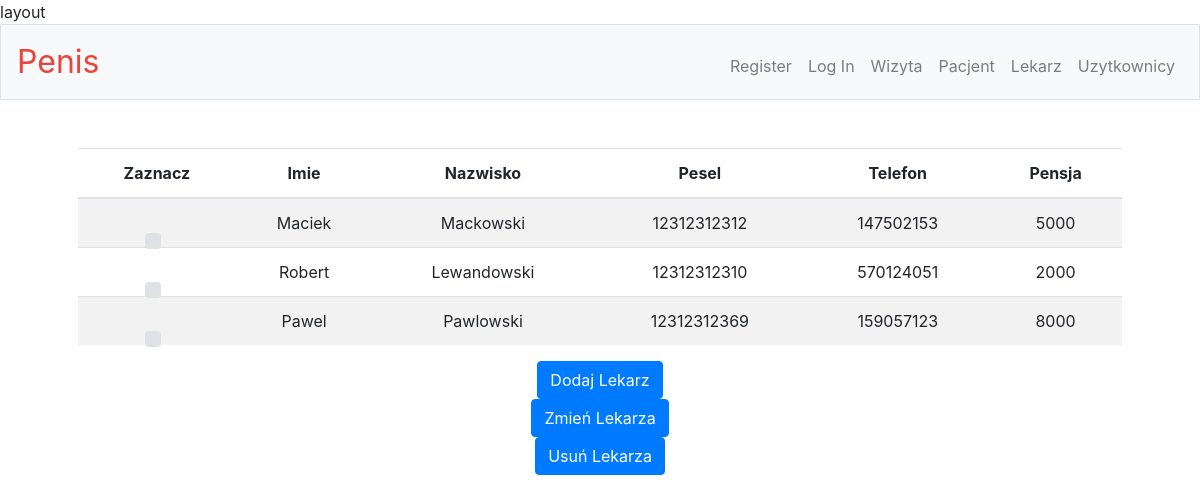
The page /lekarz on the database as committed earlier.
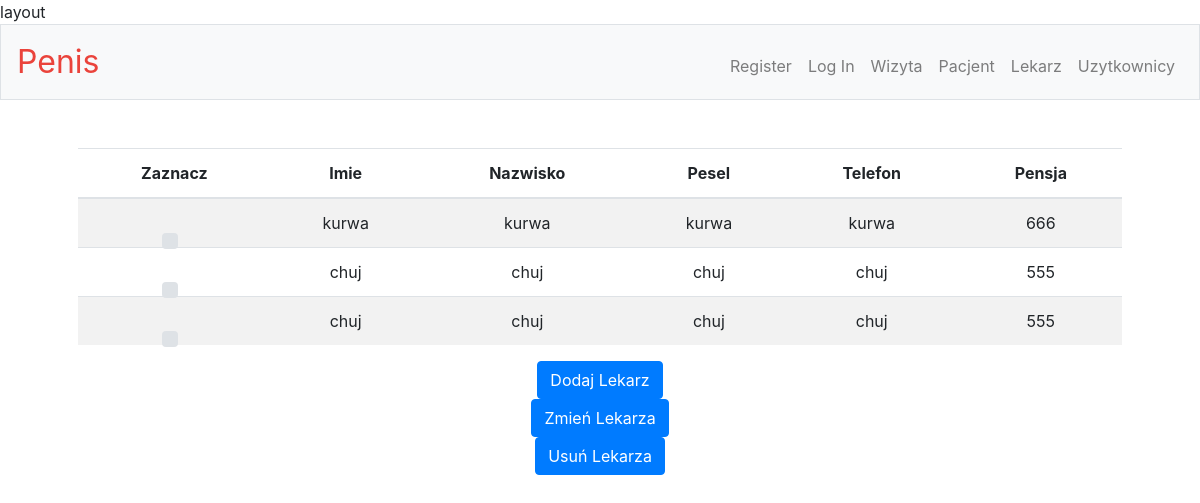
The same page on the database as committed later.
### tables this page shows
CREATE TABLE Lekarz(id integer PRIMARY KEY AUTOINCREMENT, Name TEXT, Surname TEXT, Pesel TEXT, Telefon TEXT, Salary integer,  Users_id INTEGER NOT NULL, FOREIGN KEY (Users_id) REFERENCES Users (id));

### app.py (the view)
@app.route('/lekarz', methods=['GET', 'POST'])
def lekarz():
    if request.method == "GET":
        con = sqlite3.connect("db.db")
        cur = con.cursor()
        columns = ["Imie", "Nazwisko", "Pesel", "Telefon", "Pensja"]
        cur.execute(
            "select Name, Surname, Pesel, Telefon, Salary from Lekarz")
        rows = cur.fetchall()
        return render_template("lekarz.html", columns=columns, rows=rows)

### templates/lekarz.html (shortened to what this page needs)
{% extends "layout.html" %}
{% block main %}
    <table class="table table-striped">
        <thead class>
        <tr>
            <th scope="col">Zaznacz</th>
            {% for column in columns %}
                <th scope="col">{{ column }}</th>
            {% endfor %}
        </tr>
        </thead>
        <tbody>
        {% for row in rows %}
            <tr>
                <td>
                    <div class="custom-control custom-checkbox">
                    </div>
                </td>
                {% for value in row %}
                    <td>{{ value }}</td>
                {% endfor %}
            </tr>
        {% endfor %}
        </tbody>
    </table>
    <form method="get" action="/lekarz_create">
        <button class="btn btn-primary" type="submit">Dodaj Lekarz</button>
    </form>
    <form method="get" action="/lekarz_update">
           <button name="id" value="" onclick="getValue()" id="update" class="btn btn-primary" type="submit">Zmień Lekarza</button>
    </form>
        <form method="get" action="/lekarz_delete">
           <button name="id" value="" onclick="getValue()" id="delete" class="btn btn-primary" type="submit">Usuń Lekarza</button>
    </form>
{% endblock %}

### templates/layout.html (shortened to what this page needs)
<!DOCTYPE html>
<html lang="en">
    <head>
        <link href="https://maxcdn.bootstrapcdn.com/bootstrap/4.1.3/css/bootstrap.min.css" rel="stylesheet">
        <link href="/static/styles.css" rel="stylesheet">
    </head>layout
    <body>
        <nav class="navbar navbar-expand-md navbar-light bg-light border">
            <a class="navbar-brand" href="/"><span class="red">Penis</span></a>
            <div class="collapse navbar-collapse" id="navbar">
                    <ul class="navbar-nav mr-auto mt-2">
                        <li class="nav-item"><a class="nav-link" href="/wizyta">Wizyta</a></li>
                        <li class="nav-item"><a class="nav-link" href="/pacjent">Pacjent</a></li>
                        <li class="nav-item"><a class="nav-link" href="/lekarz">Lekarz</a></li>
                        <li class="nav-item"><a class="nav-link" href="/uzytkownicy">Uzytkownicy</a></li>
                    </ul>
                    <ul class="navbar-nav ml-auto mt-2">
                        <li class="nav-item"><a class="nav-link" href="/logout">Log Out</a></li>
                    </ul>
                    <ul class="navbar-nav ml-auto mt-2">
                        <li class="nav-item"><a class="nav-link" href="/register">Register</a></li>
                        <li class="nav-item"><a class="nav-link" href="/login">Log In</a></li>
                        <li class="nav-item"><a class="nav-link" href="/wizyta">Wizyta</a></li>
                        <li class="nav-item"><a class="nav-link" href="/pacjent">Pacjent</a></li>
                        <li class="nav-item"><a class="nav-link" href="/lekarz">Lekarz</a></li>
                        <li class="nav-item"><a class="nav-link" href="/uzytkownicy">Uzytkownicy</a></li>
                    </ul>
            </div>
        </nav>
        <main class="container p-5">
            {% block main %}{% endblock %}
        </main>
    </body>
</html>

### static/styles.css (style rules this page uses)
nav .navbar-brand { font-size: xx-large; }
nav .navbar-brand .red { color: #ea433b; }
main { overflow-x: auto; text-align: center; }

Rows that differ between the two databases and show on the page:
removed Lekarz: Name "Maciek", Surname "Mackowski", Pesel "12312312312", Telefon "147502153", Salary "5000"
removed Lekarz: Name "Robert", Surname "Lewandowski", Pesel "12312312310", Telefon "570124051", Salary "2000"
removed Lekarz: Name "Pawel", Surname "Pawlowski", Pesel "12312312369", Telefon "159057123", Salary "8000"
added Lekarz: Name "kurwa", Surname "kurwa", Pesel "kurwa", Telefon "kurwa", Salary "666"
added Lekarz: Name "chuj", Surname "chuj", Pesel "chuj", Telefon "chuj", Salary "555"
added Lekarz: Name "chuj", Surname "chuj", Pesel "chuj", Telefon "chuj", Salary "555"
